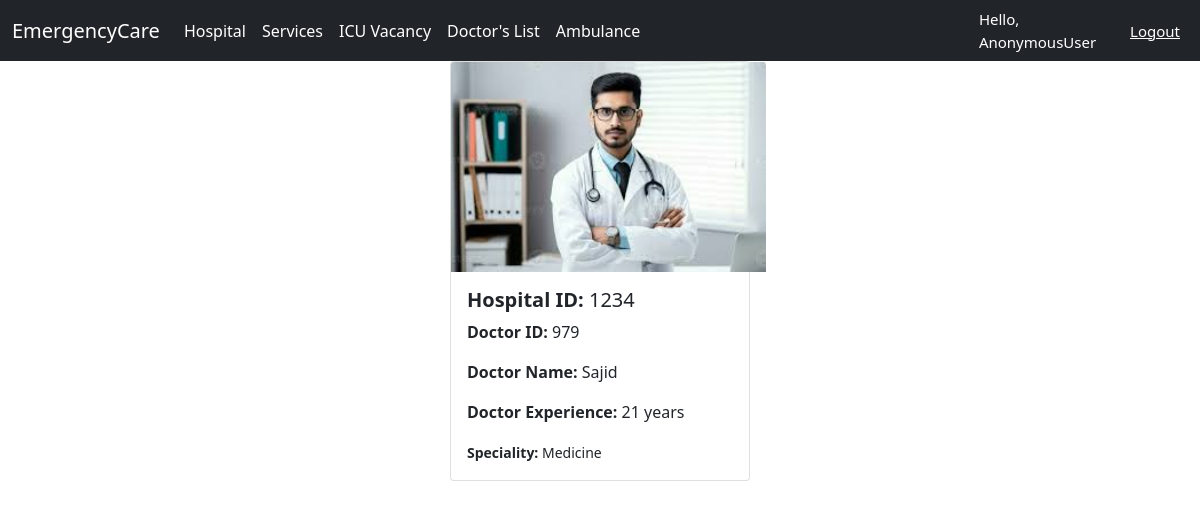
The app's page /DoctorList/1 with its own data.
### Location/models.py (models this page shows, shortened)
class DoctorList(models.Model):
    H_ID = models.ForeignKey(Hospital, on_delete=models.CASCADE, blank=True, null=True)
    D_ID = models.CharField(max_length=200, blank=True, null=True)
    D_Name = models.CharField(max_length=200, blank=True, null=True)
    D_Experience = models.CharField(max_length=200, blank=True, null=True)
    D_Speciality = models.CharField(max_length=200, blank=True, null=True)
    status_availabilty = (
       ('Available','Available'),
        ('Not Available', 'Not Available'),
    )
    Availability = models.CharField(max_length=100, choices=status_availabilty,blank=True,null=True)
    image = models.ImageField(upload_to='images/', blank=True, null=True, default='images/default.jpg')

class Hospital(models.Model):
    H_ID = models.CharField(max_length=200)
    H_name = models.CharField(max_length=200)
    Co_ordinate = models.ForeignKey(Location, on_delete=models.CASCADE)
    image = models.ImageField(upload_to='images/',blank=True, null=True, default='images/default.jpg')
    def __str__(self):
        return self.H_ID

### Location/views.py (the view)
# urls.py: path('DoctorList/<str:id>', l_views.doctordetails, name='DoctorDetails'),
def doctordetails(request, id):
    doctorlist = DoctorList.objects.get(pk=id)
    context = {
       'doctorlist': doctorlist,
    }
    return render(request, template_name='hospital/DoctorDetails.html', context=context)

### templates/hospital/DoctorDetails.html
 {% extends 'hospital/DoctorList.html' %}
 {% block content %}
 {% load static %}
<div class="card mb-3 col-md-3"
     style = "display: block;
     margin-left: auto;
     margin-right: auto">
  {% if doctorlist.image %}
 <img src = "{{doctorlist.image.url}}" class = "card-img-top" alt="..." style="height: 210px; width: 315px;">
{% endif %}
 <div class="card-body">
  <h5 class="card-title"><b>Hospital ID:</b> {{doctorlist.H_ID}}</h5>
  <p class="card-text"><b>Doctor ID:</b> {{doctorlist.D_ID}}</p>
     <p class="card-text"><b>Doctor Name:</b> {{doctorlist.D_Name}}</p>
     <p class="card-text"><b>Doctor Experience:</b> {{doctorlist.D_Experience}}</p>
  <p class="card-text"><small class = "text-body-secondary"><b>Speciality:</b> {{doctorlist.D_Speciality}}</small></p>
</div>
</div>
 {% endblock %}

### records on screen
DoctorList: image (picture), H_ID "1234", D_ID "979", D_Name "Sajid", D_Experience "21 years", D_Speciality "Medicine"

### other values on screen
{{ request.user }} "AnonymousUser"
